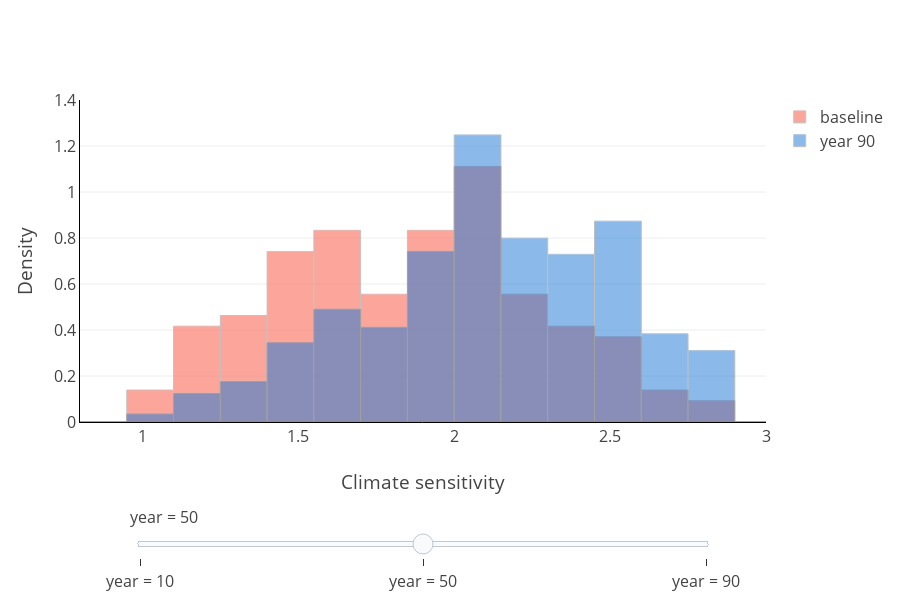

Here is the notebook cell this chart was saved with:
### Code cell
# worst case probability
fig = go.Figure()
xbins = dict(start=0.8, end=3.0, size=0.15)
fig.add_trace(go.Histogram(
    x=θ_list*1000,
    histnorm='probability density',
    name='baseline',
    xbins=xbins,
    visible=True,
    marker = dict(color = "salmon", line = dict(color="darkgray", width = 1)),
    opacity=0.7
))

selected_years = [10, 50, 90]
for year in selected_years:
    fig.add_trace(go.Histogram(
        x=θ_list*1000,
        y=simulation_res["πct"][year]*np.exp(-year*δ),
        histnorm='probability density',
        histfunc='sum',
        xbins=xbins,
        marker = dict(color = "#1978d6", line = dict(color="gray", width = 1)),
        opacity=0.5,
        name="year {:d}".format(year),
        visible=False
    ))

fig.data[-1].visible = True

steps = []
for i in range(len(selected_years)):
    label = r'year = {:d}'.format(selected_years[i])
    step = dict(
        method ='update',  
        args = [{'visible': [False] * len(fig.data)},
               {"title": "title"}],
        label=label
    )
    step['args'][0]["visible"][0] = True
    step['args'][0]["visible"][i+1] = True
    # Add step to step list
    steps.append(step)

sliders = [dict(
    active = len(fig.data)-3,
    steps = steps,
    pad={"t": 80, 'l':50, 'r':50},
)]



fig.update_layout(
    sliders=sliders,
    barmode='overlay',
    width=900, height=600,
    font=dict(size=16),
    template="none",
)
fig.update_xaxes(
    range=[0.8,3],
    showline=True,
    linecolor='black',
    title_text='Climate sensitivity',
)
fig.update_yaxes(
    range=[0,1.4],
    title_text="Density",
    showline=True,
    linecolor='black',
)

### Figure 1 — Plotly figure (JSON) as saved in the notebook; plotly's stock layout.template omitted (floating-point values rounded to 4 significant figures; data arrays with more than 128 entries replaced by an {"elided": "..."} marker saying what was removed)
{"data": [{"histnorm": "probability density", "marker": {"color": "salmon", "line": {"color": "darkgray", "width": 1}}, "name": "baseline", "opacity": 0.7, "type": "histogram", "visible": true, "x": {"elided": "144 float values"}, "xbins": {"end": 3, "size": 0.15, "start": 0.8}}, {"histfunc": "sum", "histnorm": "probability density", "marker": {"color": "#1978d6", "line": {"color": "gray", "width": 1}}, "name": "year 10", "opacity": 0.5, "type": "histogram", "visible": false, "x": {"elided": "144 float values"}, "xbins": {"end": 3, "size": 0.15, "start": 0.8}, "y": {"elided": "144 float values"}}, {"histfunc": "sum", "histnorm": "probability density", "marker": {"color": "#1978d6", "line": {"color": "gray", "width": 1}}, "name": "year 50", "opacity": 0.5, "type": "histogram", "visible": false, "x": {"elided": "144 float values"}, "xbins": {"end": 3, "size": 0.15, "start": 0.8}, "y": {"elided": "144 float values"}}, {"histfunc": "sum", "histnorm": "probability density", "marker": {"color": "#1978d6", "line": {"color": "gray", "width": 1}}, "name": "year 90", "opacity": 0.5, "type": "histogram", "visible": true, "x": {"elided": "144 float values"}, "xbins": {"end": 3, "size": 0.15, "start": 0.8}, "y": {"elided": "144 float values"}}], "layout": {"barmode": "overlay", "font": {"size": 16}, "height": 600, "sliders": [{"active": 1, "pad": {"l": 50, "r": 50, "t": 80}, "steps": [{"args": [{"visible": [true, true, false, false]}, {"title": "title"}], "label": "year = 10", "method": "update"}, {"args": [{"visible": [true, false, true, false]}, {"title": "title"}], "label": "year = 50", "method": "update"}, {"args": [{"visible": [true, false, false, true]}, {"title": "title"}], "label": "year = 90", "method": "update"}]}], "width": 900, "xaxis": {"linecolor": "black", "range": [0.8, 3], "showline": true, "title": {"text": "Climate sensitivity"}}, "yaxis": {"linecolor": "black", "range": [0, 1.4], "showline": true, "title": {"text": "Density"}}}}
